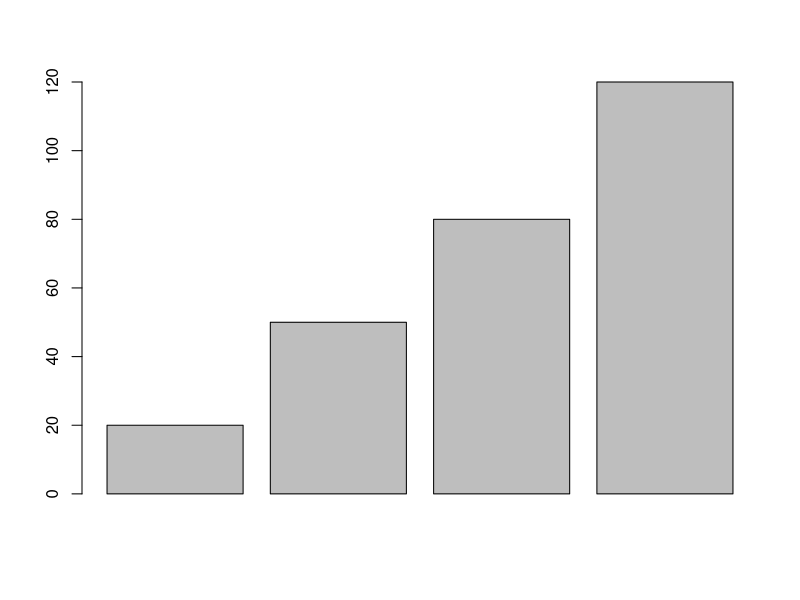

Recreate this plot in R.
## ---- chunk 1
x <- c(20, 50, 80, 120)
barplot(x)
